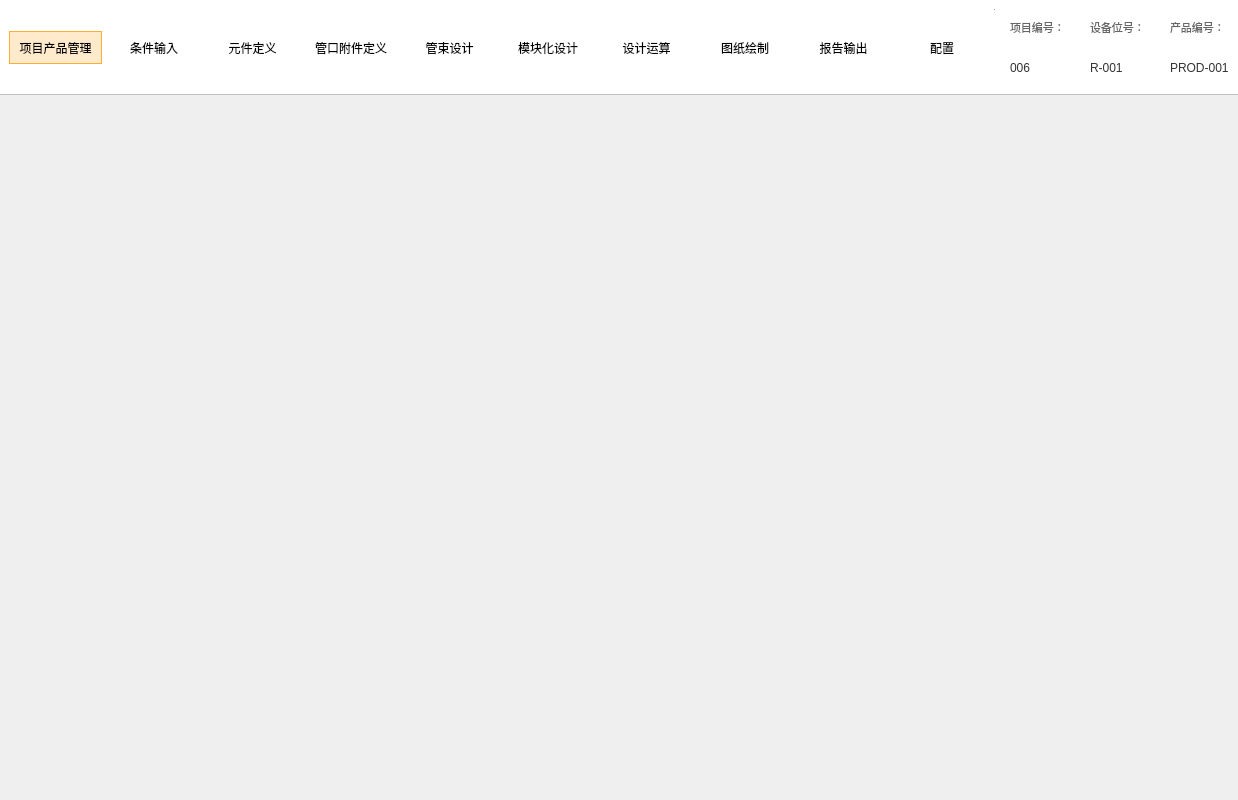
<?xml version="1.0" encoding="UTF-8"?>
<ui version="4.0">
 <class>MainWindow</class>
 <widget class="QMainWindow" name="MainWindow">
  <property name="geometry">
   <rect>
    <x>0</x>
    <y>0</y>
    <width>1238</width>
    <height>800</height>
   </rect>
  </property>
  <property name="windowTitle">
   <string>蓝科压力容器</string>
  </property>
  <widget class="QWidget" name="centralwidget">
   <layout class="QVBoxLayout" name="verticalLayout_Main">
    <property name="spacing">
     <number>0</number>
    </property>
    <property name="leftMargin">
     <number>0</number>
    </property>
    <property name="topMargin">
     <number>0</number>
    </property>
    <property name="rightMargin">
     <number>0</number>
    </property>
    <property name="bottomMargin">
     <number>0</number>
    </property>
    <item>
     <widget class="QFrame" name="topNavBar">
      <property name="minimumSize">
       <size>
        <width>0</width>
        <height>95</height>
       </size>
      </property>
      <property name="maximumSize">
       <size>
        <width>16777215</width>
        <height>95</height>
       </size>
      </property>
      <property name="styleSheet">
       <string>QFrame#topNavBar { background-color: white; border-bottom: 1px solid #C0C0C0; }
QToolButton { background: transparent; border: 1px solid transparent; padding: 5px; font-size: 12px; min-width: 80px; }
QToolButton:hover { background-color: #F0F0F0; border: 1px solid #D0D0D0; }
QToolButton:checked { background-color: #FFEBCC; border: 1px solid #FFAD33; }
QLabel#val_p_no, QLabel#val_d_no, QLabel#val_pr_no { font-weight: normal; color: #333; }
QLabel#lb_p_no, QLabel#lb_d_no, QLabel#lb_pr_no { color: #666; font-size: 11px; }</string>
      </property>
      <layout class="QHBoxLayout" name="horizontalLayout_Nav">
       <property name="spacing">
        <number>5</number>
       </property>
       <property name="contentsMargins" stdset="0">
        <number>5</number>
       </property>
       <item>
        <widget class="QToolButton" name="btn_Project">
         <property name="text">
          <string>项目产品管理</string>
         </property>
         <property name="icon">
          <iconset>
           <normaloff>modules/chanpinguanli/icons/下箭头.png</normaloff>modules/chanpinguanli/icons/下箭头.png</iconset>
         </property>
         <property name="iconSize">
          <size>
           <width>32</width>
           <height>32</height>
          </size>
         </property>
         <property name="checkable">
          <bool>true</bool>
         </property>
         <property name="checked">
          <bool>true</bool>
         </property>
         <property name="toolButtonStyle">
          <enum>Qt::ToolButtonTextUnderIcon</enum>
         </property>
        </widget>
       </item>
       <item>
        <widget class="QToolButton" name="btn_Input">
         <property name="text">
          <string>条件输入</string>
         </property>
         <property name="icon">
          <iconset>
           <normaloff>modules/chanpinguanli/icons/下箭头.png</normaloff>modules/chanpinguanli/icons/下箭头.png</iconset>
         </property>
         <property name="iconSize">
          <size>
           <width>32</width>
           <height>32</height>
          </size>
         </property>
         <property name="checkable">
          <bool>true</bool>
         </property>
         <property name="toolButtonStyle">
          <enum>Qt::ToolButtonTextUnderIcon</enum>
         </property>
        </widget>
       </item>
       <item>
        <widget class="QToolButton" name="btn_Component">
         <property name="text">
          <string>元件定义</string>
         </property>
         <property name="icon">
          <iconset>
           <normaloff>modules/chanpinguanli/icons/下箭头.png</normaloff>modules/chanpinguanli/icons/下箭头.png</iconset>
         </property>
         <property name="iconSize">
          <size>
           <width>32</width>
           <height>32</height>
          </size>
         </property>
         <property name="checkable">
          <bool>true</bool>
         </property>
         <property name="toolButtonStyle">
          <enum>Qt::ToolButtonTextUnderIcon</enum>
         </property>
        </widget>
       </item>
       <item>
        <widget class="QToolButton" name="btn_Nozzle">
         <property name="text">
          <string>管口附件定义</string>
         </property>
         <property name="icon">
          <iconset>
           <normaloff>modules/chanpinguanli/icons/下箭头.png</normaloff>modules/chanpinguanli/icons/下箭头.png</iconset>
         </property>
         <property name="iconSize">
          <size>
           <width>32</width>
           <height>32</height>
          </size>
         </property>
         <property name="checkable">
          <bool>true</bool>
         </property>
         <property name="toolButtonStyle">
          <enum>Qt::ToolButtonTextUnderIcon</enum>
         </property>
        </widget>
       </item>
       <item>
        <widget class="QToolButton" name="btn_Bundle">
         <property name="text">
          <string>管束设计</string>
         </property>
         <property name="icon">
          <iconset>
           <normaloff>modules/chanpinguanli/icons/下箭头.png</normaloff>modules/chanpinguanli/icons/下箭头.png</iconset>
         </property>
         <property name="iconSize">
          <size>
           <width>32</width>
           <height>32</height>
          </size>
         </property>
         <property name="checkable">
          <bool>true</bool>
         </property>
         <property name="toolButtonStyle">
          <enum>Qt::ToolButtonTextUnderIcon</enum>
         </property>
        </widget>
       </item>
       <item>
        <widget class="QToolButton" name="btn_Module">
         <property name="text">
          <string>模块化设计</string>
         </property>
         <property name="icon">
          <iconset>
           <normaloff>modules/chanpinguanli/icons/下箭头.png</normaloff>modules/chanpinguanli/icons/下箭头.png</iconset>
         </property>
         <property name="iconSize">
          <size>
           <width>32</width>
           <height>32</height>
          </size>
         </property>
         <property name="checkable">
          <bool>true</bool>
         </property>
         <property name="toolButtonStyle">
          <enum>Qt::ToolButtonTextUnderIcon</enum>
         </property>
        </widget>
       </item>
       <item>
        <widget class="QToolButton" name="btn_Calculation">
         <property name="text">
          <string>设计运算</string>
         </property>
         <property name="icon">
          <iconset>
           <normaloff>modules/chanpinguanli/icons/下箭头.png</normaloff>modules/chanpinguanli/icons/下箭头.png</iconset>
         </property>
         <property name="iconSize">
          <size>
           <width>32</width>
           <height>32</height>
          </size>
         </property>
         <property name="checkable">
          <bool>true</bool>
         </property>
         <property name="toolButtonStyle">
          <enum>Qt::ToolButtonTextUnderIcon</enum>
         </property>
        </widget>
       </item>
       <item>
        <widget class="QToolButton" name="btn_Drawing">
         <property name="text">
          <string>图纸绘制</string>
         </property>
         <property name="icon">
          <iconset>
           <normaloff>modules/chanpinguanli/icons/下箭头.png</normaloff>modules/chanpinguanli/icons/下箭头.png</iconset>
         </property>
         <property name="iconSize">
          <size>
           <width>32</width>
           <height>32</height>
          </size>
         </property>
         <property name="checkable">
          <bool>true</bool>
         </property>
         <property name="toolButtonStyle">
          <enum>Qt::ToolButtonTextUnderIcon</enum>
         </property>
        </widget>
       </item>
       <item>
        <widget class="QToolButton" name="btn_ReportOutput">
         <property name="text">
          <string>报告输出</string>
         </property>
         <property name="icon">
          <iconset>
           <normaloff>modules/chanpinguanli/icons/下箭头.png</normaloff>modules/chanpinguanli/icons/下箭头.png</iconset>
         </property>
         <property name="iconSize">
          <size>
           <width>32</width>
           <height>32</height>
          </size>
         </property>
         <property name="checkable">
          <bool>true</bool>
         </property>
         <property name="toolButtonStyle">
          <enum>Qt::ToolButtonTextUnderIcon</enum>
         </property>
        </widget>
       </item>
       <item>
        <widget class="QToolButton" name="btn_Config">
         <property name="text">
          <string>配置</string>
         </property>
         <property name="icon">
          <iconset>
           <normaloff>modules/chanpinguanli/icons/下箭头.png</normaloff>modules/chanpinguanli/icons/下箭头.png</iconset>
         </property>
         <property name="iconSize">
          <size>
           <width>32</width>
           <height>32</height>
          </size>
         </property>
         <property name="checkable">
          <bool>true</bool>
         </property>
         <property name="toolButtonStyle">
          <enum>Qt::ToolButtonTextUnderIcon</enum>
         </property>
        </widget>
       </item>
       <item>
        <spacer name="horizontalSpacer">
         <property name="orientation">
          <enum>Qt::Horizontal</enum>
         </property>
         <property name="sizeHint" stdset="0">
          <size>
           <width>0</width>
           <height>0</height>
          </size>
         </property>
        </spacer>
       </item>
       <item>
        <widget class="Line" name="line_sep">
         <property name="minimumSize">
          <size>
           <width>1</width>
           <height>40</height>
          </size>
         </property>
         <property name="orientation">
          <enum>Qt::Vertical</enum>
         </property>
        </widget>
       </item>
       <item>
        <layout class="QGridLayout" name="gridLayout_TopInfo">
         <property name="leftMargin">
          <number>10</number>
         </property>
         <property name="horizontalSpacing">
          <number>25</number>
         </property>
         <item row="0" column="0">
          <widget class="QLabel" name="lb_p_no">
           <property name="text">
            <string>项目编号：</string>
           </property>
          </widget>
         </item>
         <item row="1" column="0">
          <widget class="QLabel" name="val_p_no">
           <property name="text">
            <string>006</string>
           </property>
          </widget>
         </item>
         <item row="0" column="1">
          <widget class="QLabel" name="lb_d_no">
           <property name="text">
            <string>设备位号：</string>
           </property>
          </widget>
         </item>
         <item row="1" column="1">
          <widget class="QLabel" name="val_d_no">
           <property name="text">
            <string>R-001</string>
           </property>
          </widget>
         </item>
         <item row="0" column="2">
          <widget class="QLabel" name="lb_pr_no">
           <property name="text">
            <string>产品编号：</string>
           </property>
          </widget>
         </item>
         <item row="1" column="2">
          <widget class="QLabel" name="val_pr_no">
           <property name="text">
            <string>PROD-001</string>
           </property>
          </widget>
         </item>
        </layout>
       </item>
      </layout>
     </widget>
    </item>
    <item>
     <widget class="QStackedWidget" name="stack_MainContent">
      <widget class="QWidget" name="page_ProjectManagement"/>
      <widget class="QWidget" name="page_ConditionInput"/>
     </widget>
    </item>
   </layout>
  </widget>
 </widget>
 <resources/>
 <connections/>
</ui>
